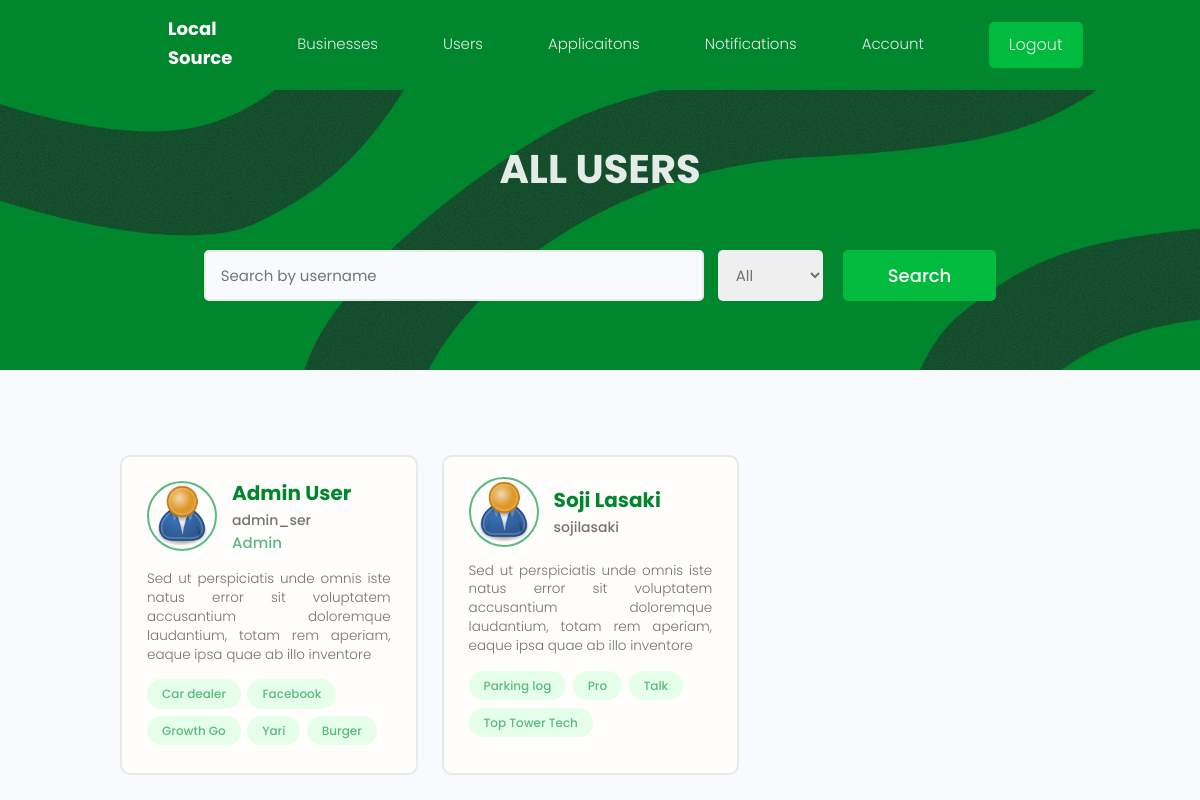
Before: /admin-dash/all-users/ (signed in) with the older database file.
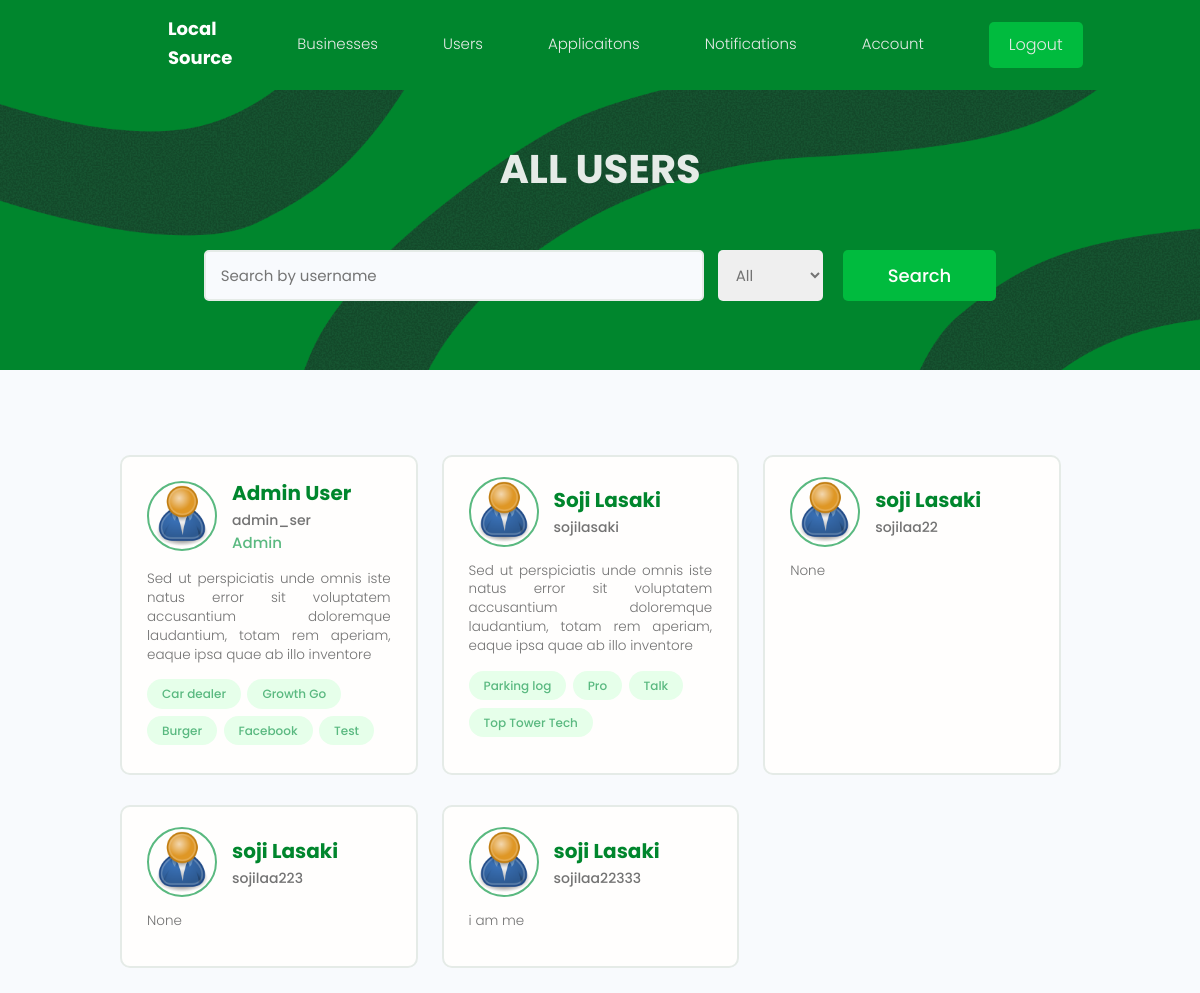
After: the same page with the newer database file.
### Users/models.py (models this page shows, shortened)
class Profile(models.Model):
    user = models.OneToOneField(User, on_delete=models.CASCADE)
    first_name = models.CharField(max_length=200)
    last_name = models.CharField(max_length=200)
    username = models.CharField(max_length=200, unique=True)
    is_admin = models.BooleanField(default=False)
    bio = models.TextField(blank=True, null=True)
    profile_image = models.ImageField(null=True, blank=True, upload_to='profiles/', default="profiles/user-default.png")
    phone_number = models.IntegerField(blank=True, null=True)
    email = models.EmailField()
    id = models.UUIDField(primary_key=True, default=uuid.uuid4, editable=False, unique=True)
    created = models.DateTimeField(auto_now_add=True)
    @property
    def imageURL(self):
        try:
            url = self.profile_image.url
        except:
            url = ''
        return url

### Business/models.py (models this page shows, shortened)
class Business(models.Model):
    OPTIONS = (
        ("Approved", "Approved"),
        ("Pending", "Pending"),
        ("Declined", "Declinedz")
    )
    approval_state = models.CharField(max_length=10, choices=OPTIONS, null=True, blank=True, default="Pending")
    owner = models.ForeignKey(Profile, on_delete=models.CASCADE)
    name = models.CharField(max_length=200)
    categories = models.ManyToManyField("Category", blank=True)
    description = models.TextField(null=True, blank=True)
    address = models.ForeignKey("Address", on_delete=models.CASCADE)
    image = models.ImageField(null=True, blank=True, default="default.jpg")
    phone_number = models.IntegerField(blank=True, null=True)
    email = models.EmailField()
    website = models.CharField(max_length=200, null=True, blank=True)
    vote_total = models.IntegerField(default=0, null=True, blank=True)
    vote_ratio = models.IntegerField(default=0, null=True, blank=True)
    id = models.UUIDField(primary_key=True, default=uuid.uuid4, editable=False, unique=True)
    created = models.DateTimeField(auto_now_add=True)
    class Meta:
        verbose_name_plural = "Businesses"
        ordering = ['-vote_ratio', '-vote_total', 'name']

### Admin/views.py (the view)
# urls.py: path('all-users/', views.all_users, name="all-users"),
@login_required(login_url="login")
def all_users(request):
    profiles, search_query = search_profiles(request)
    custom_range, profiles = paginate_profiles(request, profiles, 6)
    context = {'profiles':profiles}
    return render(request, 'admin/all_users.html', context)

### Admin/utils.py (called while the page is built)
def paginate_profiles(request, profiles, results):
    page = request.GET.get('page')
    paginator = Paginator(profiles, results)
    try:
        profiles = paginator.page(page)
    except PageNotAnInteger:
        page = 1
        profiles = paginator.page(page)
    except EmptyPage:
        page = paginator.num_pages
        profiles = paginator.page(page)
    leftIndex = (int(page) - 4)
    if leftIndex < 1:
        leftIndex = 1
    rightIndex = (int(page) + 5)
    if rightIndex > paginator.num_pages:
        rightIndex = paginator.num_pages + 1
    custom_range = range(leftIndex, rightIndex)
    return custom_range, profiles

def search_profiles(request):
    search_query = ''
    role = request.GET.get("role")
    if request.GET.get('search_query'):
        search_query = request.GET.get('search_query')
    profiles = Profile.objects.filter(
        Q(username__icontains=search_query) |
        Q(first_name__icontains=search_query) |
        Q(last_name__icontains=search_query)
    ).distinct()
    if role == "admin":
        profiles = profiles.filter(is_admin=True)
    elif role == "user":
        profiles = profiles.filter(is_admin=False)
    return profiles, search_query

### Admin/templates/Admin/all_users.html (shortened to what this page needs)
{% extends "admin_main.html" %}
{% load static %}
{% block content %}
<main class="home">
    <section class="hero-section text-center">
        <div class="container container--narrow">
            <div class="hero-section__box">
                <h2><span>All Users</span></h2>
            </div>
            <div class="hero-section__search">
                <form id="searchForm" class="form" action="{% url 'all-users' %}" method="get">
                    <div class="form__field">
                        <input class="input input--text" id="formInput#search" type="text" name="search_query"
                            value="{{search_query}}" placeholder="Search by username" />
                            <select style="margin-left:10px; padding:14px; border-radius:5px; border:none" name="role">
                                <option value="">All</option>
                              </select>
                    </div>
                    <input class="btn btn--sub btn--lg" type="submit" value="Search" />
                </form>
            </div>
        </div>
    </section>
    <section class="devlist">
        <div class="container">
            <div class="grid grid--three">
                {% for profile in profiles %}
                <div class="column card">
                    <div class="dev">
                        <a href="{% url 'user-profile' profile.id %}" class="card__body">
                            <div class="dev__profile">
                                <img class="avatar avatar--md" src="{{ profile.imageURL }}" alt="image" />
                                <div class="dev__meta">
                                    <h3>{{profile.first_name}} {{profile.last_name}}</h3>
                                    <h5>{{profile.username|slice:"60"}}</h5>
                                    {% if profile.is_admin %}
                                        <small>Admin</small>
                                    {% endif %}
                                </div>
                            </div>
                            <p class="dev__info">{{profile.bio|slice:"150"}}</p>
                            <div class="dev__skills">
                                {% for business in profile.business_set.all|slice:"5" %}
                                <span class="tag tag--pill tag--main">
                                    <small>{{business.name}}</small>
                                </span>
                                {% endfor %}
                            </div>
                        </a>
                    </div>
                </div>
                {% endfor %}
            </div>
        </div>
    </section>
</main>
{% endblock %}

### templates/admin_main.html (shortened to what this page needs)
<!DOCTYPE html>
{% load static %}
<html>
<head>
    <link rel="stylesheet" href="https://cdn.iconmonstr.com/1.3.0/css/iconmonstr-iconic-font.min.css" />
    <link rel="stylesheet" href="{% static 'uikit/styles/uikit.css' %}" />
    <link rel="stylesheet" href="{% static 'styles/app.css' %}" />
</head>
<body>
    {% include 'admin_navbar.html' %}
    {% block content %}
    {% endblock content %}
</body>
</html>

### templates/admin_navbar.html (shortened to what this page needs)
{% load static %}
<header class="header">
    <div class="container container--narrow">
        <a href="{% url 'account' %}" class="header__logo">
            <h6 style="color:white; font-weight:bold">Local Source</h6
        </a>
        <nav class="header__nav">
            <ul class="header__menu">
                <li class="header__menuItem"><a href="{% url 'businesses' %}">Businesses</a></li>
                <li class="header__menuItem"><a href="{% url 'all-users' %}">Users</a></li>
                <li class="header__menuItem"><a href="{% url 'applications' %}">Applicaitons</a></li>
                {% if request.user.is_authenticated %}
                <li class="header__menuItem"><a href="{% url 'notifications' %}">Notifications</a></li>
                <li class="header__menuItem"><a href="{% url 'account' %}">Account</a></li>
                <li class="header__menuItem"><a href="{% url 'logout' %}" class="btn btn--sub">Logout</a></li>
                {% else %}
                <li class="header__menuItem"><a href="{% url 'login' %}" class="btn btn--sub">Login/Sign Up</a></li>
                {% endif %}
            </ul>
        </nav>
    </div>
</header>

### static/styles/app.css (style rules this page uses)
:root { --color-sub: #00862d; }
.btn--sub { background-color: var(--color-sub-light); }
.card { border: 2px solid var(--color-light); }
img { width: 100%; }
.header { position: sticky; z-index: 111; background-color: var(--color-sub); padding: 1.5rem 0; }
.header > .container { display: flex; justify-content: space-between; align-items: center; }
.header__nav > ul { display: inline-flex; align-items: center; list-style: none; gap: 6.5rem; }
.header__menuItem > a { color: var(--color-light); font-weight: 300; }
.hero-section { height: 35vh; display: flex; align-items: center; background:url("/static/images/Group_114.png") var(--color-sub); background-size: cover; background-position: center; background-repeat: no-repeat; position: relative; }
.hero-section__box { margin-bottom: 4rem; }
.hero-section__box > h2, .hero-section__box > h2 > span { font-size: 4rem; color: var(--color-light); line-height: 1.3; text-transform: uppercase; }
.hero-section__box > h2 { font-weight: 300; }
.hero-section__box > h2 > span { font-weight: 700; }
.hero-section__search > .form { display: flex; align-items: center; justify-content: center; gap: 2rem; }
.hero-section__search > .form input.input--text { width: 50rem; }
.devlist { margin-top: 8rem; }
.devlist .grid { align-items: stretch; }
.devlist .dev .dev__profile { display: flex; align-items: center; gap: 1.5rem; }
.devlist .dev .dev__meta h3 { color: var(--color-sub); font-size: 2rem; font-weight: 700; }
.devlist .dev .dev__meta h5 { color: var(--color-text); font-size: 1.4rem; font-weight: 500; }
.devlist .dev .dev__info { margin: 1.5rem 0; font-size: 1.35rem; line-height: 1.4; text-align: justify; }

### static/uikit/styles/modules/_variables.css (style rules this page uses)
:root { --color-main: #5ab980; --color-main-light: #e6ffea; --color-sub: #00862d; --color-sub-light: #00bb3e; --color-sub-lighter: #00ff55; --color-text: #737373; --color-gray: #8b8b8b; --color-light: #e5ebe7; --color-light-gray: #767676; --color-bg: #f8fafd; --color-white: #fffefd; --color-white-light: #f3f3f3; --color-success: #359e64; --color-success-bg: #def8e8; --color-error: #fc4b0b; --color-error-bg: #fff2ee; --font-base: 'Poppins', arial, helvetica, 'Segoe UI', roboto, ubuntu, sans-serif; --font-monospace: 'Fira Code', 'Courier New', courier, monospace; --font-regular: 300; --font-medium: 500; --font-bold: 700; --generic-shadow: 1px 1px 5px #00000010; --generic-transition: all 0.3s ease-in-out; }

### static/uikit/styles/modules/_base.css (style rules this page uses)
* { margin: 0; padding: 0; box-sizing: border-box; text-rendering: optimizeLegibility; color: inherit; font-size: inherit; }
html { font-size: 50%; }
@media only screen and (min-width: 480px) { html { font-size: 56.25%; } }
@media only screen and (min-width: 1200px) { html { font-size: 62.5%; } }
body { line-height: 1.6; font-weight: 400; font-size: 1.5rem; color: var(--color-text); background-color: var(--color-bg); min-height: 100vh; }

### static/uikit/styles/modules/_typography.css (style rules this page uses)
* { font-family: var(--font-base); }
h2 { font-size: 3.6rem; font-weight: var(--font-bold); }
h3 { font-size: 3.2rem; font-weight: var(--font-medium); }
h5 { font-size: 2.4rem; font-weight: var(--font-medium); }
h5, h6 { font-weight: var(--font-regular); }
h6 { font-size: 1.8rem; }
p, span, strong { font-size: 1.6rem; color: var(--color-text); font-weight: var(--font-regular); }
a { padding-bottom: 2px; text-decoration: none; display: inline-block; color: var(--color-main); font-weight: var(--font-medium); }

### static/uikit/styles/modules/_utilities.css (style rules this page uses)
.container { width: 92%; max-width: 165rem; margin: 0 auto; box-sizing: border-box; }
.container--narrow { width: 92%; max-width: 120rem; }
@media screen and (min-width: 1000px) { .container { width: 90%; } }
@media screen and (min-width: 1000px) { .container--narrow { width: 85%; } }
@media screen and (min-width: 1200px) { .container { width: 80%; } }
@media screen and (min-width: 1200px) { .container--narrow { width: 72%; } }
.text-center { text-align: center; }

### static/uikit/styles/modules/_avatar.css (style rules this page uses)
.avatar { border-radius: 50%; border: 2px solid var(--color-main); object-fit: cover; }
.avatar--md { height: 7rem; width: 7rem; }

### static/uikit/styles/modules/_card.css (style rules this page uses)
.card { border-radius: 1rem; background-color: var(--color-white); border: 1.5px solid var(--color-light); width: auto; height: auto; margin-top: 0.5rem; margin-bottom: 0.5rem; overflow: hidden; }
.card__body, .card__header { padding: 2rem 2.5rem; }

### static/uikit/styles/modules/_grid.css (style rules this page uses)
.grid { display: flex; flex-wrap: wrap; justify-content: flex-start; align-items: stretch; gap: 2.5%; }
.grid > .column { margin-bottom: 2.5rem; flex-basis: 100%; max-width: 100%; }
@media screen and (min-width: 1200px) { .grid--three > .column { flex-basis: 31%; max-width: 31%; } }

Changed rows visible on the page:
changed Profile "Admin": loses Business (name "Yari"); gains Business (name "Test")
changed Business "Facebook": moves down the list
added Profile: imageURL (placeholder picture), first_name "soji", last_name "Lasaki", username "sojilaa22", bio "None"
added Profile: imageURL (placeholder picture), first_name "soji", last_name "Lasaki", username "sojilaa223", bio "None"
added Profile: imageURL (placeholder picture), first_name "soji", last_name "Lasaki", username "sojilaa22333", bio "i am me"
